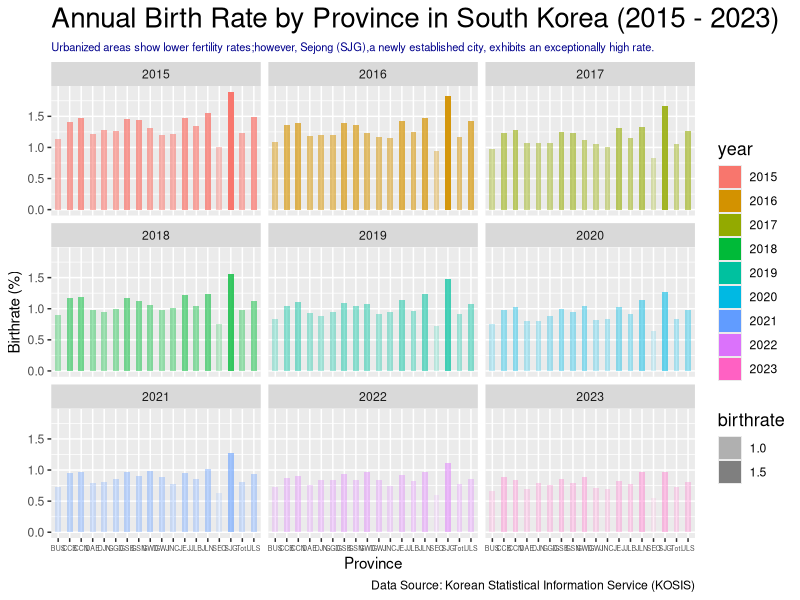
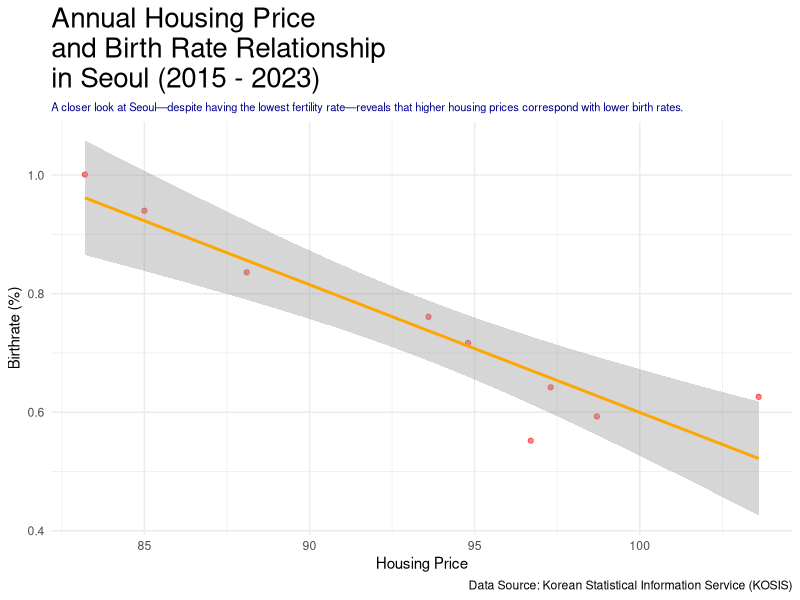
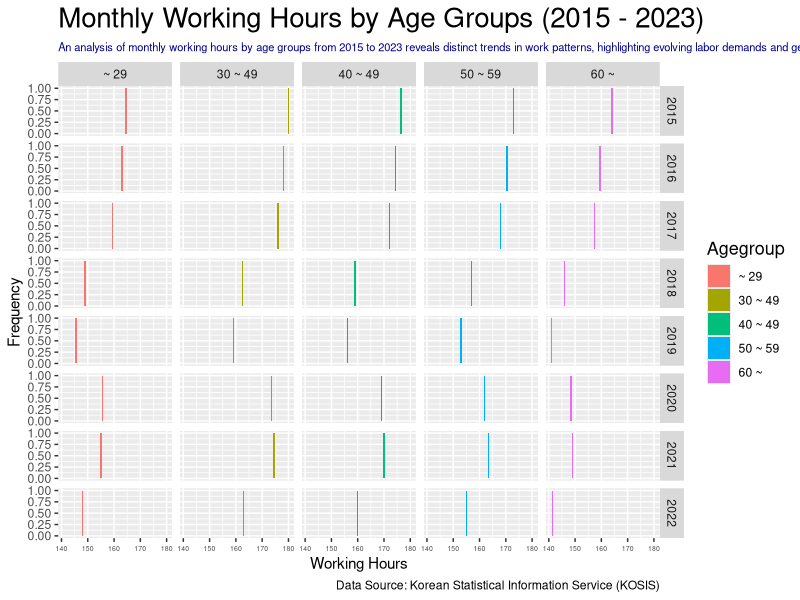
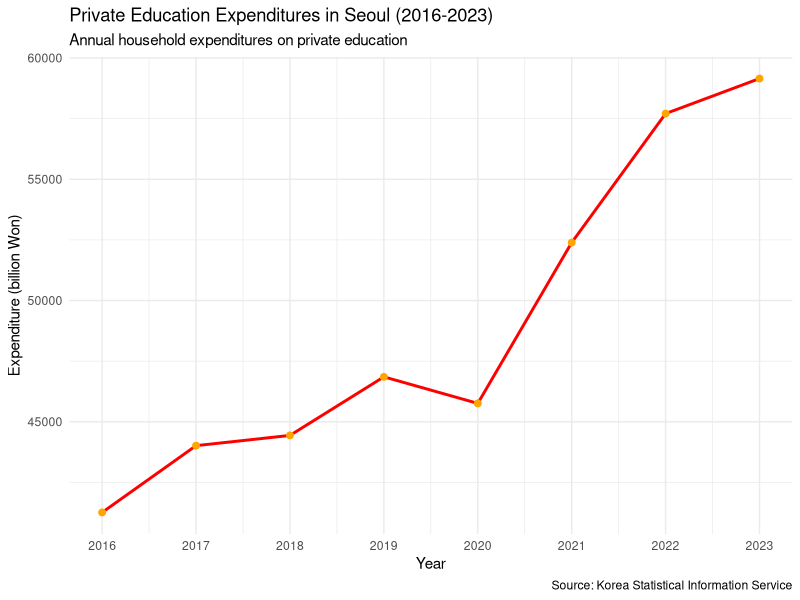

The R script that drew these images, in order:
## ---- chunk 1
# install readxl package to read excel file, if needed
# install.packages("readxl")

library(readxl)

library(tidyverse)

library(ggplot2)

# Korea Birth Rate (By Province)

birthrate <-
  read_xlsx("data/birthrate.xlsx") 

birthrate <- birthrate |>
  pivot_longer(
    cols = starts_with("20"),
    names_to = "year",
    values_to = "birthrate"
  )

# Korea Housing Price (By Province)

housingprice <-
  read_xlsx("data/housingprice.xlsx") 

housingprice <- housingprice |>
  pivot_longer(
    cols = starts_with("20"),
    names_to = "year",
    values_to = "housingprice"
  )

housingprice <- housingprice |>
  mutate(housingprice = as.numeric(housingprice))

# Korea Working Hours Dataset (By Age Group)

workhour <- read_xlsx("data/workhour.xlsx")

workhour <- workhour |>
  pivot_longer(
    cols = starts_with("20"),
    names_to = "year",
    values_to = "workhour"
  )
## ---- chunk 2
# First ggplot2 Graph (Bar Chart)
# **Need to add a proper subtitle
# **Need to design it later (font size color etc)

# We used abbreviation of provinces' names, instead of full name. The reason is 
#that the province's names are long.

ggplot(birthrate, mapping = aes(x = Province, y = birthrate, fill = year, alpha = birthrate)) +
  facet_wrap(~ year) +
  geom_col(width = 0.5) +
  labs(title = "Annual Birth Rate by Province in South Korea (2015 - 2023)",
       subtitle = "Urbanized areas show lower fertility rates;however, Sejong (SJG),a newly established city, exhibits an exceptionally high rate.",
       x = "Province",
       y = "Birthrate (%)",
       caption = "Data Source: Korean Statistical Information Service (KOSIS)") +
  theme(
    plot.title = element_text(size = 20),
    plot.subtitle = element_text(size = 8, color = "Dark Blue"),
    legend.title = element_text(size = 13),
    axis.text.x = element_text(size = 5))

## ---- chunk 3
# Second ggplot2 Graph (Scatterplot)

scatterplotdata <- full_join(birthrate, housingprice)

scatterplotdata <- scatterplotdata |>
  filter(Province %in% c("SEO"))

ggplot(scatterplotdata, aes(x = housingprice, y = birthrate)) +
  geom_point(alpha = 0.5, color = "red") +
  geom_smooth(method = "lm", color = "orange") +
  labs(
    title = "Annual Housing Price 
and Birth Rate Relationship 
in Seoul (2015 - 2023)", 
    subtitle = "A closer look at Seoul—despite having the lowest fertility rate—reveals that higher housing prices correspond with lower birth rates.", 
    x = "Housing Price", 
    y = "Birthrate (%)", 
    caption = "Data Source: Korean Statistical Information Service (KOSIS)") + 
  theme_minimal() +
  theme(
    plot.title = element_text(size = 20),
    plot.subtitle = element_text(size = 8, color = "Dark Blue"))

## ---- chunk 4
# Third ggplot2 Graph (Histogram)

# **Need to add a proper subtitle
# **Need to design it later (font size color etc)

ggplot(workhour, mapping = aes(x = workhour, fill = Agegroup)) +
  facet_grid(year ~ Agegroup) +
  geom_histogram(binwidth = 0.5) +
  labs(title = "Monthly Working Hours by Age Groups (2015 - 2023)",
       subtitle = "An analysis of monthly working hours by age groups from 2015 to 2023 reveals distinct trends in work patterns, highlighting evolving labor demands and generational differences.",  #subtitle needs to be revised
       x = "Working Hours",
       y = "Frequency",
       caption = "Data Source: Korean Statistical Information Service (KOSIS)") +
  theme(
    plot.title = element_text(size = 20),
    plot.subtitle = element_text(size = 8, color = "Dark Blue"),
    legend.title = element_text(size = 13),
    axis.text.x = element_text(size = 5))

## ---- chunk 5
#Due to missing data in year 2025, we use data from 2016 to 2023 in this part
#The line pot reflects the private education expenditures in Seoul from 2016 to 2023
#Seoul's Education Expenditures
seoul_edu <- 
  read_excel("data/seoul_edu.xlsx")

ggplot(seoul_edu, aes(x = Year, y = Expenditures)) +
  geom_line(color = "red", size = 1) +
  geom_point(color = "orange", size = 2) +
  scale_x_continuous(breaks = 2016:2023) +
  labs(
    title = "Private Education Expenditures in Seoul (2016-2023)",
    subtitle = "Annual household expenditures on private education",
    x = "Year",
    y = "Expenditure (billion Won)",
    caption = "Source: Korea Statistical Information Service"
  ) +
  theme_minimal()
